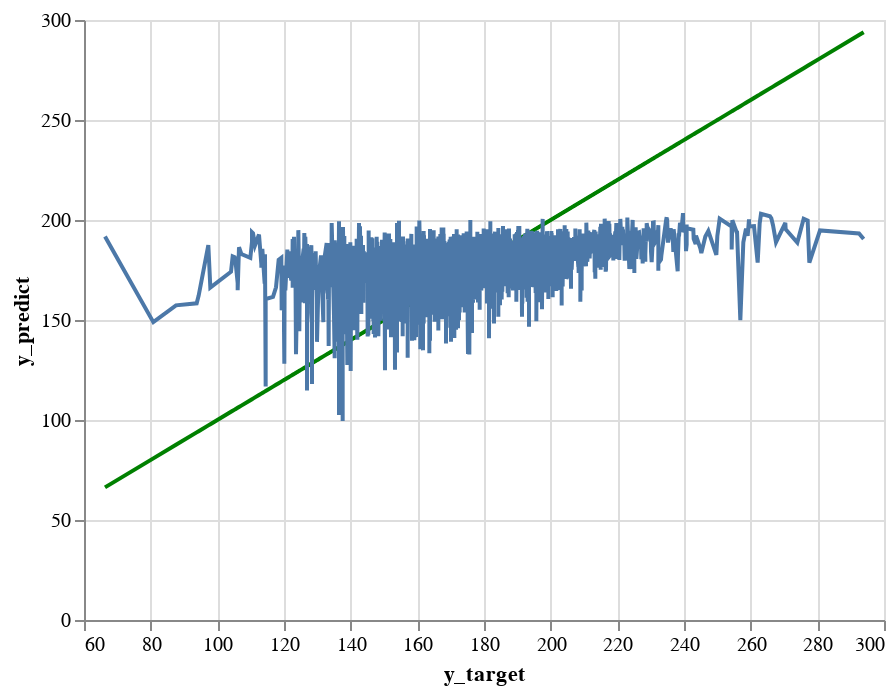

Here is the notebook cell this chart was saved with:
### Markdown cell above
**[4.7]** Display the predictions versus the target line charts on the training set

### Code cell
perfect_line_chart_training = alt.Chart(pd.DataFrame({'y_target': y_train, 'y_predict': y_train})).mark_line(color='green').encode(
    x='y_target',
    y='y_predict'
  )
perfect_line_chart_training
predict_line_chart_training_1 = alt.Chart(pd.DataFrame({'y_target': y_train, 'y_predict': y_train_preds_1})).mark_line().encode(
    x='y_target',
    y='y_predict'
  )
predict_line_chart_training_1
perfect_line_chart_training + predict_line_chart_training_1

### Figure 1 — Vega-Lite specification as saved in the notebook (floating-point values rounded to 4 significant figures; data arrays with more than 128 entries replaced by an {"elided": "..."} marker saying what was removed)
{"config": {"view": {"continuousWidth": 400, "continuousHeight": 300}}, "layer": [{"data": {"name": "data-87f54277bdc85e2779884dfb3a941092"}, "mark": {"type": "line", "color": "green"}, "encoding": {"x": {"field": "y_target", "type": "quantitative"}, "y": {"field": "y_predict", "type": "quantitative"}}}, {"data": {"name": "data-27173b4cb87d4030f61664846f7a944d"}, "mark": "line", "encoding": {"x": {"field": "y_target", "type": "quantitative"}, "y": {"field": "y_predict", "type": "quantitative"}}}], "$schema": "https://vega.github.io/schema/vega-lite/v4.17.0.json", "datasets": {"data-87f54277bdc85e2779884dfb3a941092": {"elided": "2438 records"}, "data-27173b4cb87d4030f61664846f7a944d": {"elided": "2438 records"}}}
